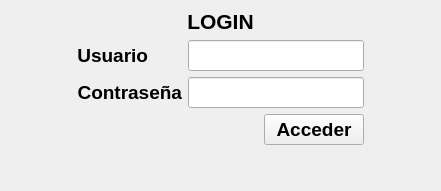
<?xml version="1.0" encoding="UTF-8"?>
<ui version="4.0">
 <class>Login</class>
 <widget class="QMainWindow" name="Login">
  <property name="geometry">
   <rect>
    <x>0</x>
    <y>0</y>
    <width>441</width>
    <height>191</height>
   </rect>
  </property>
  <property name="windowTitle">
   <string>Login</string>
  </property>
  <property name="accessibleDescription">
   <string>Login</string>
  </property>
  <widget class="QWidget" name="centralwidget">
   <layout class="QVBoxLayout" name="verticalLayout_2">
    <item>
     <widget class="QLabel" name="txt_login">
      <property name="sizePolicy">
       <sizepolicy hsizetype="Preferred" vsizetype="Fixed">
        <horstretch>0</horstretch>
        <verstretch>0</verstretch>
       </sizepolicy>
      </property>
      <property name="minimumSize">
       <size>
        <width>25</width>
        <height>25</height>
       </size>
      </property>
      <property name="font">
       <font>
        <pointsize>16</pointsize>
        <bold>true</bold>
       </font>
      </property>
      <property name="toolTip">
       <string>Login</string>
      </property>
      <property name="text">
       <string>LOGIN</string>
      </property>
      <property name="alignment">
       <set>Qt::AlignmentFlag::AlignCenter</set>
      </property>
     </widget>
    </item>
    <item>
     <layout class="QHBoxLayout" name="horizontalLayout">
      <item>
       <spacer name="horizontalSpacer_3">
        <property name="orientation">
         <enum>Qt::Orientation::Horizontal</enum>
        </property>
        <property name="sizeHint" stdset="0">
         <size>
          <width>40</width>
          <height>20</height>
         </size>
        </property>
       </spacer>
      </item>
      <item>
       <layout class="QVBoxLayout" name="verticalLayout">
        <item>
         <layout class="QFormLayout" name="formLayout">
          <item row="0" column="0">
           <widget class="QLabel" name="txt_user">
            <property name="font">
             <font>
              <pointsize>14</pointsize>
              <bold>true</bold>
             </font>
            </property>
            <property name="toolTip">
             <string>Usuario</string>
            </property>
            <property name="text">
             <string>Usuario</string>
            </property>
            <property name="alignment">
             <set>Qt::AlignmentFlag::AlignRight|Qt::AlignmentFlag::AlignTrailing|Qt::AlignmentFlag::AlignVCenter</set>
            </property>
           </widget>
          </item>
          <item row="0" column="1">
           <widget class="QLineEdit" name="line_user">
            <property name="font">
             <font>
              <pointsize>14</pointsize>
             </font>
            </property>
            <property name="toolTip">
             <string>Ingrese su usuario</string>
            </property>
           </widget>
          </item>
          <item row="1" column="0">
           <widget class="QLabel" name="txt_password">
            <property name="font">
             <font>
              <pointsize>14</pointsize>
              <bold>true</bold>
             </font>
            </property>
            <property name="toolTip">
             <string>Contraseña</string>
            </property>
            <property name="text">
             <string>Contraseña</string>
            </property>
            <property name="alignment">
             <set>Qt::AlignmentFlag::AlignRight|Qt::AlignmentFlag::AlignTrailing|Qt::AlignmentFlag::AlignVCenter</set>
            </property>
           </widget>
          </item>
          <item row="1" column="1">
           <widget class="QLineEdit" name="line_password">
            <property name="font">
             <font>
              <pointsize>14</pointsize>
             </font>
            </property>
            <property name="toolTip">
             <string>Ingrese su contraseña</string>
            </property>
            <property name="echoMode">
             <enum>QLineEdit::EchoMode::Password</enum>
            </property>
           </widget>
          </item>
          <item row="2" column="1">
           <layout class="QHBoxLayout" name="horizontalLayout_2">
            <item>
             <spacer name="horizontalSpacer">
              <property name="orientation">
               <enum>Qt::Orientation::Horizontal</enum>
              </property>
              <property name="sizeHint" stdset="0">
               <size>
                <width>40</width>
                <height>20</height>
               </size>
              </property>
             </spacer>
            </item>
            <item>
             <widget class="QPushButton" name="btn_login">
              <property name="sizePolicy">
               <sizepolicy hsizetype="Fixed" vsizetype="Fixed">
                <horstretch>0</horstretch>
                <verstretch>0</verstretch>
               </sizepolicy>
              </property>
              <property name="minimumSize">
               <size>
                <width>100</width>
                <height>30</height>
               </size>
              </property>
              <property name="font">
               <font>
                <pointsize>14</pointsize>
                <bold>true</bold>
               </font>
              </property>
              <property name="layoutDirection">
               <enum>Qt::LayoutDirection::RightToLeft</enum>
              </property>
              <property name="text">
               <string>Acceder</string>
              </property>
             </widget>
            </item>
           </layout>
          </item>
         </layout>
        </item>
       </layout>
      </item>
      <item>
       <spacer name="horizontalSpacer_2">
        <property name="orientation">
         <enum>Qt::Orientation::Horizontal</enum>
        </property>
        <property name="sizeHint" stdset="0">
         <size>
          <width>40</width>
          <height>20</height>
         </size>
        </property>
       </spacer>
      </item>
     </layout>
    </item>
   </layout>
  </widget>
 </widget>
 <resources/>
 <connections/>
</ui>
